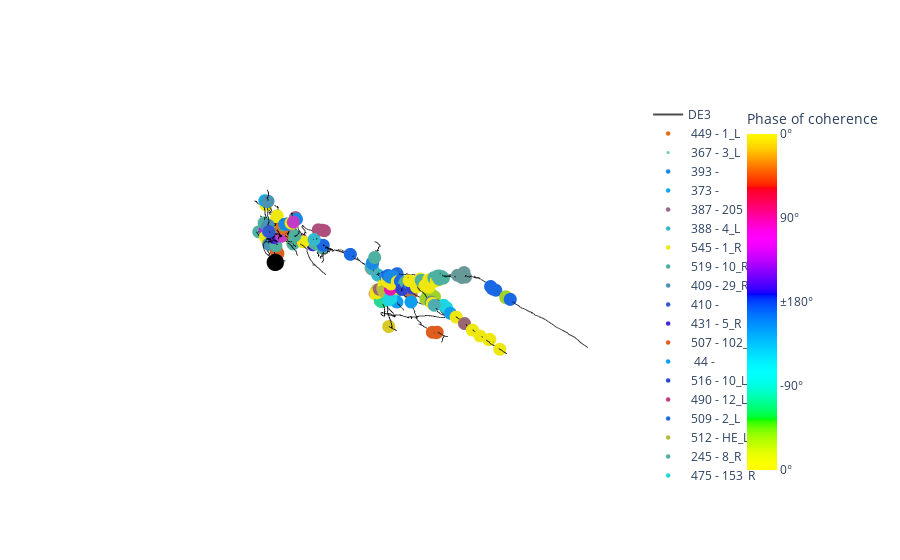

Notebook code for this chart:
### Code cell
color_names = ['0°', '-90°', '±180°', '90°', '0°']
color_vals = np.linspace(1,9,5)

def plot_graph(synapses, min_synapses=1):
    each_tree_scatter = []
    soma = []
    i = 0
    for tid in synapses:
        try:
            #print(i, tid)

            if len(synapses[tid]) < min_synapses: continue
            xs = []
            ys = []
            zs = []
            cs = []
            for coords in synapses[tid]:
                xs.append(coords[0])
                ys.append(coords[1])
                zs.append(coords[2])
            if (i == 1):
                colorscale = []
                #color_names = [1, 2, 3, 4, 5, 6]
                for i in range(1, len(lines)-1):
                    #print(i)
                    try:
                        t = lines[i].split(",")
                        color = get_color_bar(float(t[0]))
                        # r = int(float(t[1])*255)
                        # g = int(float(t[2])*255)
                        # b = int(float(t[3])*255)
                        colorscale.append(color)
                    except:
                        continue




                each_tree_scatter.append(go.Scatter3d(x=xs, y=ys, z=zs,
                                                      mode='markers',
                                                      surfacecolor=get_color(db, tid),
                                                      hoverinfo='text',
                                                      hovertext=f'{tid}',
                                                      name=f'{tid:4} - {db.mapping.sbem2can[tid]}',

                                                      marker=dict(
                                                          color=get_color(db, tid),
                                                          # set color to an array/list of desired value
                                                          size=3,
                                                          opacity=0.8,
                                                          colorbar=dict(
                                                              title="Phase of coherence", 
                                                              x=1.18, 
                                                              y=0.5, 
                                                              tickvals=color_vals,
                                                              ticktext=color_names
                                                          ),
                                                          colorscale = colorscale,

                                                      )))
            else:
                each_tree_scatter.append(go.Scatter3d(x=xs, y=ys, z=zs,
                                                      mode='markers',
                                                      surfacecolor=get_color(db, tid),
                                                      hoverinfo='text',
                                                      hovertext=f'{tid}',
                                                      name=f'{tid:4} - {db.mapping.sbem2can[tid]}',

                                                      marker=dict(
                                                          color=get_color(db, tid),
                                                          # set color to an array/list of desired value
                                                          size=4.5,
                                                          opacity=1
                                                      )
                                        ))

                
                
            i+=1
        except:
            continue
    nodes = db.nodexyz(f'tid==444 and typ==1')  # (x, y, z, nid)
    soma.append(go.Scatter3d(x=nodes[0], y=nodes[1], z=nodes[2],
                                         name='Soma',
                                         hoverinfo=[],
                                         hovertext=[],
                                         mode='markers',
                                         marker=dict(
                                             color="rgb(0,0,0)",
                                             size=6,  # set color to an array/list of desired values
                                             opacity=1
                                         )))
    fig = go.Figure(data=[go.Scatter3d(x=x, y=y, z=z,
                                       mode='lines',
                                       hoverinfo='text',
                                       hovertext=[],
                                       opacity=0.7,
                                       name='DE3',
                                       marker=dict(
                                           color=1,
                                           size=6,  # set color to an array/list of desired values
                                           colorscale='Viridis',  # choose a colorscale
                                           opacity=1
                                       )),
                          ] + each_tree_scatter + soma)

    fig.update_layout(
        scene=dict(
            xaxis=dict(nticks=5, range=[100, 300], showbackground=False, showticklabels=False, title=''),
            yaxis=dict(nticks=13, range=[150, 750], showbackground=False, showticklabels=False, title=''),
            zaxis=dict(nticks=6, range=[100, 350], showbackground=False, showticklabels=False, title=''),
            aspectmode='data'
        )
    )
    

    plotly.offline.plot(fig, filename='synapses_coherencePhase_LocalBend.html', auto_open=True)
    fig.show()
    
plot_graph(synapses);

### Figure 1 — Plotly figure (JSON) as saved in the notebook; plotly's stock layout.template omitted (floating-point values rounded to 4 significant figures; data arrays with more than 128 entries replaced by an {"elided": "..."} marker saying what was removed)
{"data": [{"hoverinfo": "text", "hovertext": [], "marker": {"color": 1, "colorscale": [[0, "#440154"], [0.1111, "#482878"], [0.2222, "#3e4989"], [0.3333, "#31688e"], [0.4444, "#26828e"], [0.5556, "#1f9e89"], [0.6667, "#35b779"], [0.7778, "#6ece58"], [0.8889, "#b5de2b"], [1, "#fde725"]], "opacity": 1, "size": 6}, "mode": "lines", "name": "DE3", "opacity": 0.7, "type": "scatter3d", "x": {"elided": "9052 float values"}, "y": {"elided": "9052 float values"}, "z": {"elided": "9052 float values"}}, {"hoverinfo": "text", "hovertext": "449", "marker": {"color": "rgb(226,110,28)", "opacity": 1, "size": 4.5}, "mode": "markers", "name": " 449 - 1_L", "surfacecolor": "rgb(226,110,28)", "type": "scatter3d", "x": [192.4, 177.9, 169.3, 174.3], "y": [289.5, 294.9, 450.4, 255.3], "z": [255.1, 243.3, 250.8, 235.3]}, {"hoverinfo": "text", "hovertext": "367", "marker": {"color": "rgb(62,192,137)", "colorbar": {"ticktext": ["0°", "-90°", "±180°", "90°", "0°"], "tickvals": [1, 3, 5, 7, 9], "title": {"text": "Phase of coherence"}, "x": 1.18, "y": 0.5}, "colorscale": {"elided": "4728x2 mixed values"}, "opacity": 0.8, "size": 3}, "mode": "markers", "name": " 367 - 3_L", "surfacecolor": "rgb(62,192,137)", "type": "scatter3d", "x": [193.7, 186.2, 171.0, 171.0], "y": [294.3, 315.0, 344.6, 344.6], "z": [259.2, 241.2, 249.7, 249.9]}, {"hoverinfo": "text", "hovertext": "393", "marker": {"color": "rgb(25,137,229)", "opacity": 1, "size": 4.5}, "mode": "markers", "name": " 393 - ", "surfacecolor": "rgb(25,137,229)", "type": "scatter3d", "x": [191.9, 192.1, 176.4, 164.2, 192.7, 161.0, 164.4, 164.8, 164.8, 169.0, 171.6, 172.0, 192.1], "y": [304.2, 304.8, 311.1, 477.2, 298.9, 468.3, 479.3, 481.7, 482.7, 510.9, 453.2, 453.4, 303.6], "z": [268.0, 269.6, 275.7, 249.3, 266.2, 243.4, 250.1, 252.2, 253.1, 259.4, 262.6, 264.6, 268]}, {"hoverinfo": "text", "hovertext": "373", "marker": {"color": "rgb(19,168,235)", "opacity": 1, "size": 4.5}, "mode": "markers", "name": " 373 - ", "surfacecolor": "rgb(19,168,235)", "type": "scatter3d", "x": [184.3, 180.9, 188.8, 183.9], "y": [275.5, 265.5, 251.8, 273.7], "z": [247.0, 256.2, 289.7, 247.7]}, {"hoverinfo": "text", "hovertext": "387", "marker": {"color": "rgb(153,102,144)", "opacity": 1, "size": 4.5}, "mode": "markers", "name": " 387 - 205", "surfacecolor": "rgb(153,102,144)", "type": "scatter3d", "x": [175.7], "y": [308.5], "z": [277.4]}, {"hoverinfo": "text", "hovertext": "388", "marker": {"color": "rgb(53,185,202)", "opacity": 1, "size": 4.5}, "mode": "markers", "name": " 388 - 4_L", "surfacecolor": "rgb(53,185,202)", "type": "scatter3d", "x": [173.4, 160.8, 161.3], "y": [344.4, 455.9, 455.2], "z": [252.1, 239.0, 239.6]}, {"hoverinfo": "text", "hovertext": "545", "marker": {"color": "rgb(238,232,16)", "opacity": 1, "size": 4.5}, "mode": "markers", "name": " 545 - 1_R", "surfacecolor": "rgb(238,232,16)", "type": "scatter3d", "x": [160.0, 193.0, 191.2, 189.0, 169.7, 171.7, 190.3, 167.4, 165.8, 164.4, 167.0, 165.4, 191.1, 166.2, 201.4, 199.0, 167.6, 170.6, 170.7, 170.8, 166.4, 156.4, 157.0, 157.5, 159.9, 168.1, 169.1, 167.9, 167.9, 168.2, 168.8, 151.6, 165.1, 164.2, 164.6, 148.7, 147.1, 152.6, 153.5, 152.6, 148.3, 184.2, 202.0, 203.1, 149.3, 158.5, 169.4, 174.1, 167.1, 185.5, 160.4, 160.2], "y": [470.5, 263.1, 274.5, 278.7, 510.1, 522.2, 314.4, 537.9, 544.9, 546.9, 542.2, 475.2, 312.5, 523.6, 260.7, 256.9, 535.6, 538.6, 537.2, 533.2, 491.8, 492.4, 484.1, 481.0, 472.6, 458.0, 460.2, 457.6, 457.4, 457.9, 457.8, 477.6, 480.2, 477.0, 473.6, 612.5, 612.9, 628.0, 603.3, 592.8, 568.5, 248.1, 257.4, 257.4, 484.3, 467.3, 537.8, 547.0, 490.9, 331.0, 466.1, 467.4], "z": [241.6, 245.8, 260.5, 272.3, 264.0, 261.5, 274.2, 276.2, 282.4, 284.4, 280.1, 240.1, 274.0, 273.1, 218.4, 217.6, 279.2, 270.5, 270.3, 269.8, 249.4, 236.0, 230, 229.1, 225.7, 213.3, 212.6, 211.3, 210.5, 210.3, 208.5, 223.4, 239.0, 239.7, 241.4, 221, 220.9, 218.4, 223.1, 225.2, 228.7, 279.1, 225.5, 226.2, 225.8, 228.9, 273.8, 250.3, 249.9, 245.4, 228.4, 226.1]}, {"hoverinfo": "text", "hovertext": "519", "marker": {"color": "rgb(78,177,160)", "opacity": 1, "size": 4.5}, "mode": "markers", "name": " 519 - 10_R", "surfacecolor": "rgb(78,177,160)", "type": "scatter3d", "x": [163.2, 193.1, 167.7, 160.7, 163.4, 164.1, 164.2, 162.5, 164.4, 165.6, 167.9, 167.4, 167.4, 167.4, 166.6, 165.8, 170.1, 166.8], "y": [545.6, 247.3, 529.3, 549.0, 549.8, 544.7, 546.8, 551.9, 547.7, 501.3, 503.6, 526.4, 525.6, 526.0, 548.5, 541.2, 455.5, 503.2], "z": [284.6, 246.6, 271.5, 289.1, 287.8, 288.8, 290.5, 289.2, 285.9, 251.9, 250.2, 271.5, 272.6, 272.1, 288.2, 285.1, 273.5, 256.5]}, {"hoverinfo": "text", "hovertext": "409", "marker": {"color": "rgb(74,147,180)", "opacity": 1, "size": 4.5}, "mode": "markers", "name": " 409 - 29_R", "surfacecolor": "rgb(74,147,180)", "type": "scatter3d", "x": [198.5, 207.2, 199.4, 211.0, 206.5, 207.0, 206.3], "y": [270.8, 273.3, 270.0, 275.9, 270.3, 268.1, 270.0], "z": [298.9, 257.6, 297.9, 248.5, 252.8, 218.2, 252.4]}, {"hoverinfo": "text", "hovertext": "410", "marker": {"color": "rgb(49,90,205)", "opacity": 1, "size": 4.5}, "mode": "markers", "name": " 410 - ", "surfacecolor": "rgb(49,90,205)", "type": "scatter3d", "x": [211.4], "y": [277.8], "z": [248.9]}, {"hoverinfo": "text", "hovertext": "431", "marker": {"color": "rgb(69,39,216)", "opacity": 1, "size": 4.5}, "mode": "markers", "name": " 431 - 5_R", "surfacecolor": "rgb(69,39,216)", "type": "scatter3d", "x": [173.1, 172.0, 195.0, 163.8], "y": [288.2, 287.1, 271.2, 331.9], "z": [243.0, 243.5, 228.8, 232.6]}, {"hoverinfo": "text", "hovertext": "507", "marker": {"color": "rgb(223,94,31)", "opacity": 1, "size": 4.5}, "mode": "markers", "name": " 507 - 102_R", "surfacecolor": "rgb(223,94,31)", "type": "scatter3d", "x": [143.2, 142.2, 192.4, 147.9, 198.0, 198.7], "y": [542.7, 543.5, 273.2, 539.2, 277.5, 276.7], "z": [179.1, 180.1, 196.2, 179.8, 203.9, 204.2]}, {"hoverinfo": "text", "hovertext": "44", "marker": {"color": "rgb(15,157,239)", "opacity": 1, "size": 4.5}, "mode": "markers", "name": "  44 - ", "surfacecolor": "rgb(15,157,239)", "type": "scatter3d", "x": [161.0, 161.3, 148.8], "y": [510.4, 488.9, 560.6], "z": [223.3, 209.7, 230.2]}, {"hoverinfo": "text", "hovertext": "516", "marker": {"color": "rgb(46,69,209)", "opacity": 1, "size": 4.5}, "mode": "markers", "name": " 516 - 10_L", "surfacecolor": "rgb(46,69,209)", "type": "scatter3d", "x": [168.6, 168.2, 175.1, 167.3, 168.2, 169.0, 169.9, 168.0], "y": [513.6, 512.7, 503.3, 510.6, 512.3, 515.0, 510.5, 511.5], "z": [255.8, 256.9, 247.4, 257.1, 254.7, 254.8, 253.2, 254.7]}, {"hoverinfo": "text", "hovertext": "490", "marker": {"color": "rgb(188,66,131)", "opacity": 1, "size": 4.5}, "mode": "markers", "name": " 490 - 12_L", "surfacecolor": "rgb(188,66,131)", "type": "scatter3d", "x": [168.0], "y": [513.2], "z": [252.9]}, {"hoverinfo": "text", "hovertext": "509", "marker": {"color": "rgb(34,111,220)", "opacity": 1, "size": 4.5}, "mode": "markers", "name": " 509 - 2_L", "surfacecolor": "rgb(34,111,220)", "type": "scatter3d", "x": [158.0], "y": [484.5], "z": [256.7]}, {"hoverinfo": "text", "hovertext": "512", "marker": {"color": "rgb(182,186,68)", "opacity": 1, "size": 4.5}, "mode": "markers", "name": " 512 - HE_L", "surfacecolor": "rgb(182,186,68)", "type": "scatter3d", "x": [169.3, 167.6, 161.7, 162.3, 167.6, 165.2], "y": [471.5, 472.0, 546.2, 465.2, 475.4, 480.3], "z": [222.7, 222.7, 288.7, 221.1, 224.6, 219.2]}, {"hoverinfo": "text", "hovertext": "245", "marker": {"color": "rgb(78,176,160)", "opacity": 1, "size": 4.5}, "mode": "markers", "name": " 245 - 8_R", "surfacecolor": "rgb(78,176,160)", "type": "scatter3d", "x": [193.7, 155.1, 185.0, 184.6, 199.3, 182.6, 158.2, 167.1, 165.0, 165.6, 163.2, 163.4, 172.7], "y": [321.1, 495.7, 279.5, 280.1, 277.8, 216.3, 441.7, 337.3, 340.2, 340.2, 352.4, 347.5, 293.6], "z": [255.1, 243.5, 245.5, 245.3, 216.8, 211.1, 243.7, 240.6, 238.9, 238.9, 236.7, 239.6, 218.9]}, {"hoverinfo": "text", "hovertext": "475", "marker": {"color": "rgb(41,212,213)", "opacity": 1, "size": 4.5}, "mode": "markers", "name": " 475 - 153_R", "surfacecolor": "rgb(41,212,213)", "type": "scatter3d", "x": [159.5], "y": [483.3], "z": [212.8]}, {"hoverinfo": "text", "hovertext": "487", "marker": {"color": "rgb(194,59,195)", "opacity": 1, "size": 4.5}, "mode": "markers", "name": " 487 - 4_R", "surfacecolor": "rgb(194,59,195)", "type": "scatter3d", "x": [189.9, 177.4, 191.1], "y": [316.7, 320.3, 286.5], "z": [277.1, 240.7, 237.2]}, {"hoverinfo": "text", "hovertext": "52", "marker": {"color": "rgb(233,21,177)", "opacity": 1, "size": 4.5}, "mode": "markers", "name": "  52 - 125_R", "surfacecolor": "rgb(233,21,177)", "type": "scatter3d", "x": [167.4, 169.1], "y": [481.1, 457.2], "z": [231.1, 208.9]}, {"hoverinfo": "text", "hovertext": "267", "marker": {"color": "rgb(102,153,151)", "opacity": 1, "size": 4.5}, "mode": "markers", "name": " 267 - 9_R", "surfacecolor": "rgb(102,153,151)", "type": "scatter3d", "x": [158.8, 162.7, 162.9, 162.6, 160.4], "y": [566.9, 576.2, 574.1, 578.0, 574.7], "z": [300.6, 305.5, 303, 305.6, 309.6]}, {"hoverinfo": "text", "hovertext": "130", "marker": {"color": "rgb(159,211,43)", "opacity": 1, "size": 4.5}, "mode": "markers", "name": " 130 - 125_L", "surfacecolor": "rgb(159,211,43)", "type": "scatter3d", "x": [157.4, 157.9, 137.8, 136.6, 136.7, 131.8, 136.0, 135.8, 142.6, 157.8], "y": [624.1, 623.3, 529.8, 525.1, 531.0, 519.0, 525.0, 527.3, 522.0, 623.1], "z": [301.1, 300.3, 234.2, 235.5, 234.4, 228.4, 233.9, 234.1, 227.5, 301.2]}, {"hoverinfo": "text", "hovertext": "546", "marker": {"color": "rgb(26,104,228)", "opacity": 1, "size": 4.5}, "mode": "markers", "name": " 546 - 6_R", "surfacecolor": "rgb(26,104,228)", "type": "scatter3d", "x": [160.3, 155.8, 160.3, 159.8, 160.7, 167.1, 163.1, 158.3, 165.0], "y": [608.3, 627.5, 610.3, 612.3, 606.5, 495.7, 473.8, 404.2, 355.7], "z": [305.3, 299.3, 305.4, 305.1, 307.5, 253.9, 249.5, 248.3, 243.5]}, {"hoverinfo": "text", "hovertext": "32", "marker": {"color": "rgb(153,102,115)", "opacity": 1, "size": 4.5}, "mode": "markers", "name": "  32 - 154_R", "surfacecolor": "rgb(153,102,115)", "type": "scatter3d", "x": [164.6, 150.4], "y": [461.1, 581.0], "z": [217.8, 227.1]}, {"hoverinfo": "text", "hovertext": "98", "marker": {"color": "rgb(197,180,58)", "opacity": 1, "size": 4.5}, "mode": "markers", "name": "  98 - 117_L", "surfacecolor": "rgb(197,180,58)", "type": "scatter3d", "x": [166.4], "y": [458.7], "z": [215.7]}, {"hoverinfo": "text", "hovertext": "37", "marker": {"color": "rgb(40,214,149)", "opacity": 1, "size": 4.5}, "mode": "markers", "name": "  37 - 156_L", "surfacecolor": "rgb(40,214,149)", "type": "scatter3d", "x": [169.8, 169.5], "y": [466.8, 468.9], "z": [201.7, 201.4]}, {"hoverinfo": "text", "hovertext": "478", "marker": {"color": "rgb(176,79,125)", "opacity": 1, "size": 4.5}, "mode": "markers", "name": " 478 - 20_R", "surfacecolor": "rgb(176,79,125)", "type": "scatter3d", "x": [157.6, 157.9, 157.9], "y": [349.0, 353.6, 340.6], "z": [266.1, 267.3, 263.2]}, {"hoverinfo": "text", "hovertext": "465", "marker": {"color": "rgb(216,201,38)", "opacity": 1, "size": 4.5}, "mode": "markers", "name": " 465 - 116_R", "surfacecolor": "rgb(216,201,38)", "type": "scatter3d", "x": [161.8], "y": [477.9], "z": [154.4]}, {"hoverinfo": "text", "hovertext": "344", "marker": {"color": "rgb(28,215,227)", "opacity": 1, "size": 4.5}, "mode": "markers", "name": " 344 - ", "surfacecolor": "rgb(28,215,227)", "type": "scatter3d", "x": [145.5, 143.2, 167.7, 168.4, 167.7, 168.3, 168.1], "y": [553.1, 548.0, 482.1, 481.7, 482.7, 480.2, 481.0], "z": [233.4, 233.2, 218.1, 213.9, 215.4, 211.3, 213]}, {"hoverinfo": "text", "hovertext": "588", "marker": {"color": "rgb(190,30,225)", "opacity": 1, "size": 4.5}, "mode": "markers", "name": " 588 - ", "surfacecolor": "rgb(190,30,225)", "type": "scatter3d", "x": [191.4, 194.2, 193.3, 194.9, 195.9, 197.0, 195.1], "y": [249.0, 251.2, 248.7, 251.6, 252.2, 252.4, 252.0], "z": [235.6, 235.8, 235.2, 234.6, 234.1, 234.1, 234.2]}, {"hoverinfo": "text", "hovertext": "268", "marker": {"color": "rgb(71,179,183)", "opacity": 1, "size": 4.5}, "mode": "markers", "name": " 268 - 2_R", "surfacecolor": "rgb(71,179,183)", "type": "scatter3d", "x": [170.5, 170.2], "y": [450.8, 452.3], "z": [254.6, 251.6]}, {"hoverinfo": "text", "hovertext": "594", "marker": {"color": "rgb(180,113,74)", "opacity": 1, "size": 4.5}, "mode": "markers", "name": " 594 - 216_L", "surfacecolor": "rgb(180,113,74)", "type": "scatter3d", "x": [147.5, 147.8], "y": [502.3, 500.4], "z": [227.8, 227.4]}, {"hoverinfo": "text", "hovertext": "602", "marker": {"color": "rgb(79,172,176)", "opacity": 1, "size": 4.5}, "mode": "markers", "name": " 602 - 11_L", "surfacecolor": "rgb(79,172,176)", "type": "scatter3d", "x": [174.0], "y": [550.1], "z": [249.1]}, {"hoverinfo": "text", "hovertext": "450", "marker": {"color": "rgb(110,144,130)", "opacity": 1, "size": 4.5}, "mode": "markers", "name": " 450 - 7_L", "surfacecolor": "rgb(110,144,130)", "type": "scatter3d", "x": [174.0, 173.7], "y": [546.4, 545.2], "z": [251.0, 251.3]}, {"hoverinfo": "text", "hovertext": "503", "marker": {"color": "rgb(12,166,243)", "opacity": 1, "size": 4.5}, "mode": "markers", "name": " 503 - 5_L", "surfacecolor": "rgb(12,166,243)", "type": "scatter3d", "x": [158.7], "y": [442.7], "z": [247.9]}, {"hoverinfo": "text", "hovertext": "7", "marker": {"color": "rgb(238,242,12)", "opacity": 1, "size": 4.5}, "mode": "markers", "name": "   7 - 151_R", "surfacecolor": "rgb(238,242,12)", "type": "scatter3d", "x": [170.5, 171.0], "y": [290.4, 293.1], "z": [220.8, 219.9]}, {"hoverinfo": [], "hovertext": [], "marker": {"color": "rgb(0,0,0)", "opacity": 1, "size": 6}, "mode": "markers", "name": "Soma", "type": "scatter3d", "x": [249.3], "y": [326.9], "z": [227.6]}], "layout": {"scene": {"aspectmode": "data", "xaxis": {"nticks": 5, "range": [100, 300], "showbackground": false, "showticklabels": false, "title": {"text": ""}}, "yaxis": {"nticks": 13, "range": [150, 750], "showbackground": false, "showticklabels": false, "title": {"text": ""}}, "zaxis": {"nticks": 6, "range": [100, 350], "showbackground": false, "showticklabels": false, "title": {"text": ""}}}}}
